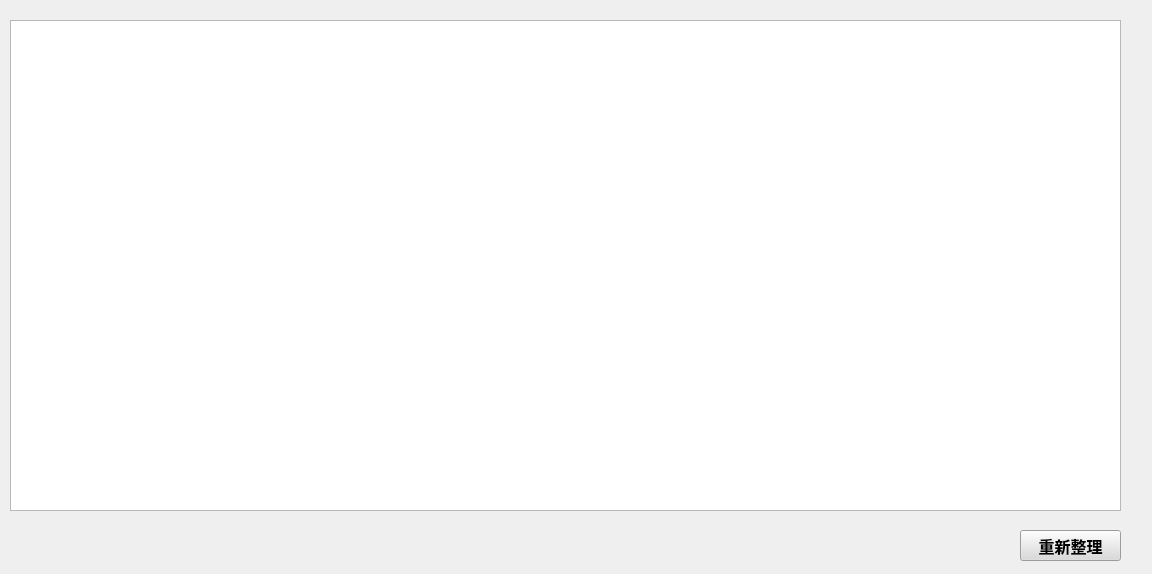
<?xml version="1.0" encoding="UTF-8"?>
<ui version="4.0">
 <class>ProjectTable</class>
 <widget class="QWidget" name="ProjectTable">
  <property name="geometry">
   <rect>
    <x>0</x>
    <y>0</y>
    <width>1152</width>
    <height>574</height>
   </rect>
  </property>
  <property name="windowTitle">
   <string>Form</string>
  </property>
  <widget class="QTableWidget" name="twProjectInformation">
   <property name="geometry">
    <rect>
     <x>10</x>
     <y>20</y>
     <width>1111</width>
     <height>491</height>
    </rect>
   </property>
   <property name="font">
    <font>
     <family>微軟正黑體</family>
     <pointsize>12</pointsize>
     <weight>75</weight>
     <bold>true</bold>
    </font>
   </property>
  </widget>
  <widget class="QPushButton" name="pbRefresh">
   <property name="geometry">
    <rect>
     <x>1020</x>
     <y>530</y>
     <width>101</width>
     <height>31</height>
    </rect>
   </property>
   <property name="font">
    <font>
     <family>微軟正黑體</family>
     <pointsize>12</pointsize>
     <weight>75</weight>
     <bold>true</bold>
    </font>
   </property>
   <property name="styleSheet">
    <string notr="true">background-color: rgb(218, 218, 218);</string>
   </property>
   <property name="text">
    <string>重新整理</string>
   </property>
  </widget>
 </widget>
 <resources/>
 <connections/>
</ui>
